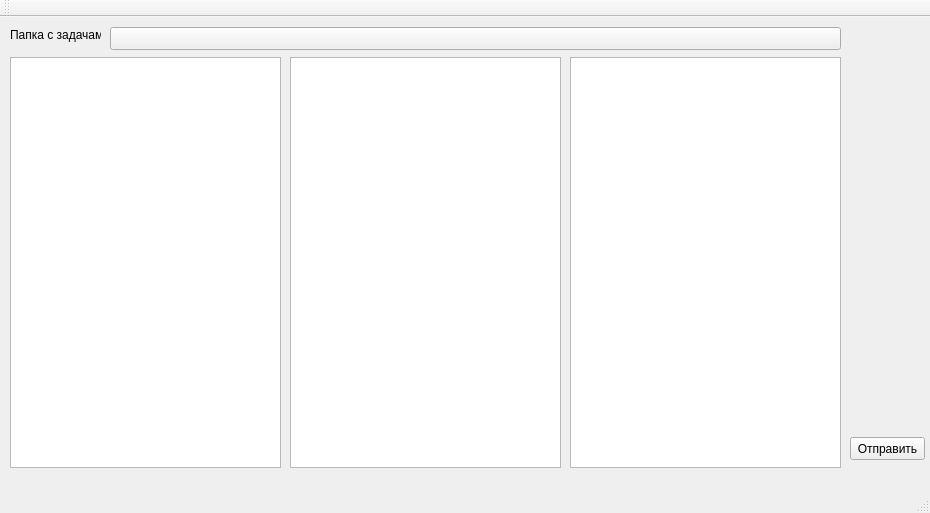
<?xml version="1.0" encoding="UTF-8"?>
<ui version="4.0">
 <class>MainWindow</class>
 <widget class="QMainWindow" name="MainWindow">
  <property name="geometry">
   <rect>
    <x>0</x>
    <y>0</y>
    <width>930</width>
    <height>513</height>
   </rect>
  </property>
  <property name="windowTitle">
   <string>MainWindow</string>
  </property>
  <widget class="QWidget" name="centralWidget">
   <widget class="QLabel" name="label">
    <property name="geometry">
     <rect>
      <x>10</x>
      <y>10</y>
      <width>91</width>
      <height>16</height>
     </rect>
    </property>
    <property name="text">
     <string>Папка с задачами</string>
    </property>
   </widget>
   <widget class="QPushButton" name="choosePathButton">
    <property name="geometry">
     <rect>
      <x>110</x>
      <y>10</y>
      <width>731</width>
      <height>23</height>
     </rect>
    </property>
    <property name="text">
     <string/>
    </property>
   </widget>
   <widget class="QPushButton" name="pushButton">
    <property name="geometry">
     <rect>
      <x>850</x>
      <y>420</y>
      <width>75</width>
      <height>23</height>
     </rect>
    </property>
    <property name="text">
     <string>Отправить</string>
    </property>
   </widget>
   <widget class="QListWidget" name="listTaskWidget">
    <property name="geometry">
     <rect>
      <x>10</x>
      <y>40</y>
      <width>271</width>
      <height>411</height>
     </rect>
    </property>
   </widget>
   <widget class="QListWidget" name="listCommandWidget">
    <property name="geometry">
     <rect>
      <x>290</x>
      <y>40</y>
      <width>271</width>
      <height>411</height>
     </rect>
    </property>
   </widget>
   <widget class="QListWidget" name="listReviewWidget">
    <property name="geometry">
     <rect>
      <x>570</x>
      <y>40</y>
      <width>271</width>
      <height>411</height>
     </rect>
    </property>
   </widget>
  </widget>
  <widget class="QMenuBar" name="menuBar">
   <property name="geometry">
    <rect>
     <x>0</x>
     <y>0</y>
     <width>930</width>
     <height>21</height>
    </rect>
   </property>
  </widget>
  <widget class="QToolBar" name="mainToolBar">
   <attribute name="toolBarArea">
    <enum>TopToolBarArea</enum>
   </attribute>
   <attribute name="toolBarBreak">
    <bool>false</bool>
   </attribute>
  </widget>
  <widget class="QStatusBar" name="statusBar"/>
 </widget>
 <layoutdefault spacing="6" margin="11"/>
 <resources/>
 <connections/>
</ui>
